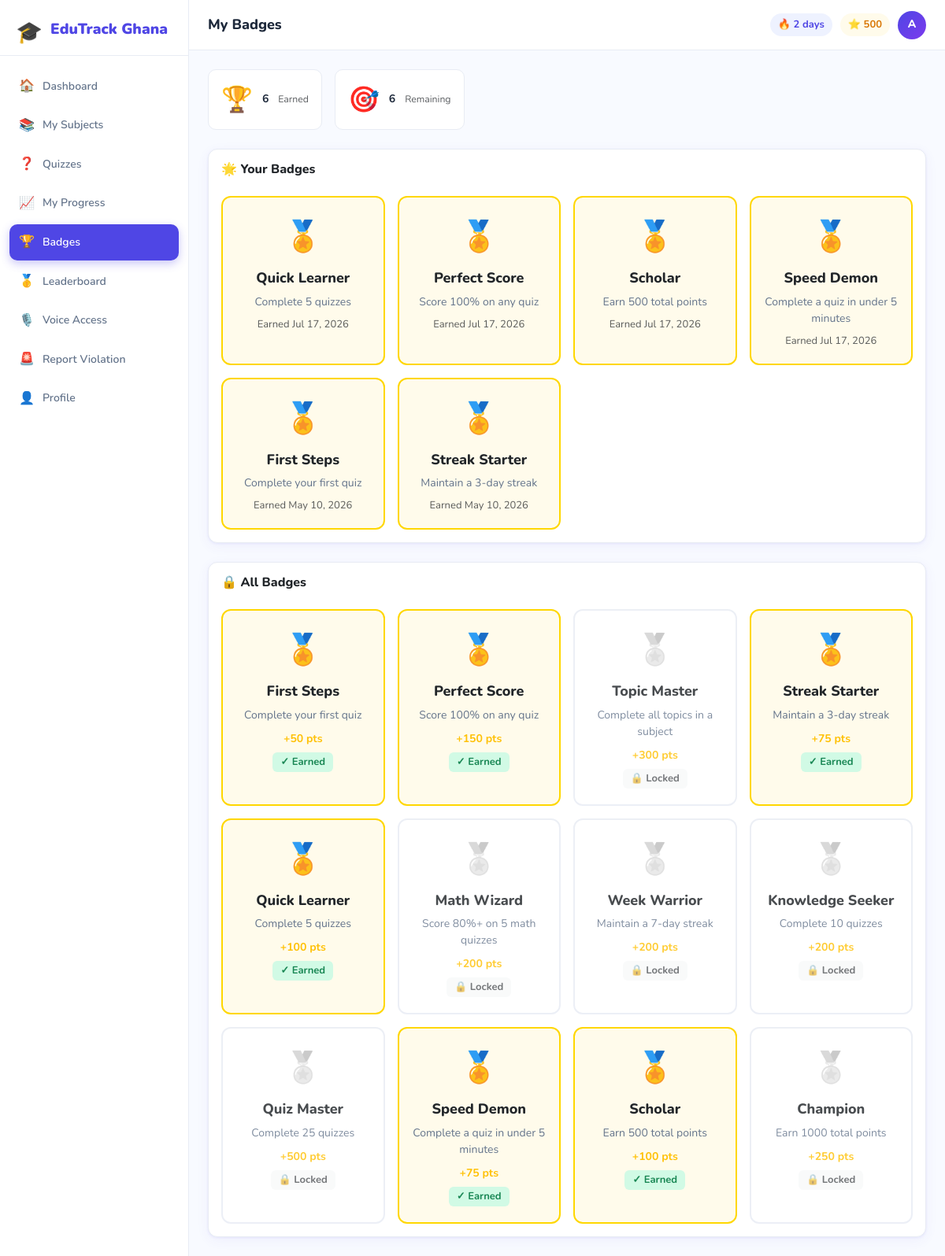
The app's page /student/badges.php (signed in) with its own data.
### tables this page shows
CREATE TABLE `students` (
  `id` int(11) NOT NULL AUTO_INCREMENT,
  `school_id` int(11) NOT NULL DEFAULT 1,
  `teacher_id` int(11) DEFAULT NULL,
  `full_name` varchar(150) NOT NULL,
  `email` varchar(150) NOT NULL,
  `password_hash` varchar(255) NOT NULL,
  `student_id` varchar(50) DEFAULT NULL,
  `class_level` enum('JHS1','JHS2','JHS3') DEFAULT 'JHS1',
  `gender` enum('Male','Female','Other') DEFAULT 'Male',
  `date_of_birth` date DEFAULT NULL,
  `avatar` varchar(255) DEFAULT NULL,
  `learning_style` enum('visual','auditory','kinesthetic','reading') DEFAULT 'visual',
  `difficulty_level` enum('beginner','intermediate','advanced') DEFAULT 'beginner',
  `total_points` int(11) DEFAULT 0,
  `current_streak` int(11) DEFAULT 0,
  `longest_streak` int(11) DEFAULT 0,
  `last_activity_date` date DEFAULT NULL,
  `is_active` tinyint(1) DEFAULT 1,
  `last_login` datetime DEFAULT NULL,
  `login_count` int(11) DEFAULT 0,
  `created_at` timestamp NOT NULL DEFAULT current_timestamp(),
  `updated_at` timestamp NOT NULL DEFAULT current_timestamp() ON UPDATE current_timestamp(),
  `must_change_password` tinyint(1) DEFAULT 0,
  `parent_name` varchar(255) DEFAULT NULL,
  `parent_email` varchar(255) DEFAULT NULL,
  `parent_phone` varchar(50) DEFAULT NULL,
  PRIMARY KEY (`id`),
  UNIQUE KEY `email` (`email`),
  KEY `fk_student_school` (`school_id`),
  KEY `fk_student_teacher` (`teacher_id`),
  CONSTRAINT `fk_student_school` FOREIGN KEY (`school_id`) REFERENCES `schools` (`id`),
  CONSTRAINT `fk_student_teacher` FOREIGN KEY (`teacher_id`) REFERENCES `teachers` (`id`) ON DELETE SET NULL ON UPDATE SET NULL
);

CREATE TABLE `student_badges` (
  `id` int(11) NOT NULL AUTO_INCREMENT,
  `student_id` int(11) NOT NULL,
  `badge_id` int(11) NOT NULL,
  `earned_at` timestamp NOT NULL DEFAULT current_timestamp(),
  PRIMARY KEY (`id`),
  UNIQUE KEY `uniq_student_badge` (`student_id`,`badge_id`),
  KEY `fk_sb_student` (`student_id`),
  KEY `fk_sb_badge` (`badge_id`),
  CONSTRAINT `fk_sb_badge` FOREIGN KEY (`badge_id`) REFERENCES `badges` (`id`),
  CONSTRAINT `fk_sb_student` FOREIGN KEY (`student_id`) REFERENCES `students` (`id`)
);

CREATE TABLE `badges` (
  `id` int(11) NOT NULL AUTO_INCREMENT,
  `name` varchar(100) NOT NULL,
  `description` varchar(255) NOT NULL,
  `icon` varchar(50) DEFAULT 'award',
  `color` varchar(20) DEFAULT '#FFD700',
  `criteria_type` varchar(50) NOT NULL,
  `criteria_value` int(11) DEFAULT 1,
  `points_reward` int(11) DEFAULT 50,
  `created_at` timestamp NOT NULL DEFAULT current_timestamp(),
  PRIMARY KEY (`id`)
);

### auth/auth.php (called while the page is built, shortened)
<?php
require_once __DIR__ . '/../config/db.php';
function isLoggedIn(): bool {
    return isset($_SESSION['user_id']) && isset($_SESSION['user_type']);
}
function getCurrentUser(): ?array {
    $table = match ($_SESSION['user_type']) {
        'admin' => 'admins',
        'teacher' => 'teachers',
        default => 'students',
    };
    return dbRow("SELECT * FROM $table WHERE id = ?", [$_SESSION['user_id']]);
}

### config/db.php (called while the page is built, shortened)
<?php
function getDB(): PDO {
    static $pdo = null;
    if ($pdo === null) {
        try {
            $dsn = "mysql:host=" . DB_HOST . ";dbname=" . DB_NAME . ";charset=" . DB_CHARSET;
            $options = [
                PDO::ATTR_ERRMODE            => PDO::ERRMODE_EXCEPTION,
                PDO::ATTR_DEFAULT_FETCH_MODE => PDO::FETCH_ASSOC,
                PDO::ATTR_EMULATE_PREPARES   => false,
            ];
            $pdo = new PDO($dsn, DB_USER, DB_PASS, $options);
        } catch (PDOException $exception) {
            error_log('EduTrack database connection failed: ' . $exception->getMessage());
            http_response_code(500);
            exit('Database connection unavailable.');
        }
    }
    return $pdo;
}
function dbQuery(string $sql, array $params = []): \PDOStatement {
    $stmt = getDB()->prepare($sql);
    $stmt->execute($params);
    return $stmt;
}
function dbRow(string $sql, array $params = []): ?array {
    return dbQuery($sql, $params)->fetch() ?: null;
}
function dbRows(string $sql, array $params = []): array {
    return dbQuery($sql, $params)->fetchAll();
}

### student/badges.php (the view, shortened to what this page needs)
<?php
require_once __DIR__ . '/../auth/auth.php';
$studentId = $_SESSION['user_id'];
$earnedBadges = dbRows(
    "SELECT b.*, sb.earned_at FROM student_badges sb
     JOIN badges b ON sb.badge_id = b.id
     WHERE sb.student_id = ? ORDER BY sb.earned_at DESC",
    [$studentId]
);
$allBadges = dbRows("SELECT * FROM badges ORDER BY criteria_value");
$earnedIds = array_column($earnedBadges, 'id');
$pageTitle = 'My Badges';
$activeNav = 'badges';
require_once __DIR__ . '/../includes/header.php';
?>
<div class="mb-4">
    <div class="d-flex align-items-center gap-3">
        <div class="stat-card-sm">
            <span style="font-size:2rem">🏆</span>
            <strong><?= count($earnedBadges) ?></strong>
            <span class="text-muted small">Earned</span>
        </div>
        <div class="stat-card-sm">
            <span style="font-size:2rem">🎯</span>
            <strong><?= count($allBadges) - count($earnedBadges) ?></strong>
            <span class="text-muted small">Remaining</span>
        </div>
    </div>
</div>
<?php if (!empty($earnedBadges)): ?>
<div class="card edu-card mb-4">
    <div class="card-body">
        <h5 class="card-title mb-4">🌟 Your Badges</h5>
        <div class="badges-grid">
            <?php foreach ($earnedBadges as $badge): ?>
            <div class="badge-card earned">
                <div class="badge-icon-lg" style="color:<?= $badge['color'] ?>">🏅</div>
                <div class="badge-name-lg"><?= htmlspecialchars($badge['name']) ?></div>
                <div class="badge-desc"><?= htmlspecialchars($badge['description']) ?></div>
                <div class="badge-date text-muted small">
                    Earned <?= date('M d, Y', strtotime($badge['earned_at'])) ?>
                </div>
            </div>
            <?php endforeach; ?>
        </div>
    </div>
</div>
<?php endif; ?>
<div class="card edu-card">
    <div class="card-body">
        <h5 class="card-title mb-4">🔒 All Badges</h5>
        <div class="badges-grid">
            <?php foreach ($allBadges as $badge): ?>
            <?php $earned = in_array($badge['id'], $earnedIds); ?>
            <div class="badge-card <?= $earned ? 'earned' : 'locked' ?>">
                <div class="badge-icon-lg" style="<?= $earned ? 'color:'.$badge['color'] : 'filter:grayscale(1);opacity:0.4' ?>">🏅</div>
                <div class="badge-name-lg"><?= htmlspecialchars($badge['name']) ?></div>
                <div class="badge-desc"><?= htmlspecialchars($badge['description']) ?></div>
                <div class="badge-reward text-warning small">+<?= $badge['points_reward'] ?> pts</div>
                <?php if ($earned): ?>
                    <span class="badge bg-success-soft text-success">✓ Earned</span>
                <?php else: ?>
                    <span class="badge bg-light text-muted">🔒 Locked</span>
                <?php endif; ?>
            </div>
            <?php endforeach; ?>
        </div>
    </div>
</div>
<?php require_once __DIR__ . '/../includes/footer.php'; ?>

### includes/header.php (shortened to what this page needs)
<?php
$user = getCurrentUser();
$userType = $_SESSION['user_type'] ?? 'student';
?>
<!DOCTYPE html>
<html lang="en">
<head>
    <link href="https://cdn.jsdelivr.net/npm/bootstrap@5.3.2/dist/css/bootstrap.min.css" rel="stylesheet">
    <link href="<?= BASE_URL ?>/assets/css/style.css?v=<?= filemtime(__DIR__ . '/../assets/css/style.css') ?>" rel="stylesheet">
</head>
<body class="dashboard-body">
<div class="sidebar" id="sidebar">
    <div class="sidebar-brand">
        <span class="logo-icon" aria-hidden="true">🎓</span>
        <span class="logo-text">EduTrack Ghana</span>
    </div>
    <?php if ($userType === 'student'): ?>
    <nav class="sidebar-nav">
        <a href="<?= BASE_URL ?>/student/dashboard.php"
           class="nav-item <?= ($activeNav??'')==='dashboard'?'active':'' ?>">
            <span class="nav-icon">🏠</span> Dashboard
        </a>
        <a href="<?= BASE_URL ?>/student/subjects.php"
           class="nav-item <?= ($activeNav??'')==='subjects'?'active':'' ?>">
            <span class="nav-icon">📚</span> My Subjects
        </a>
        <a href="<?= BASE_URL ?>/student/quizzes.php"
           class="nav-item <?= ($activeNav??'')==='quizzes'?'active':'' ?>">
            <span class="nav-icon">❓</span> Quizzes
        </a>
        <a href="<?= BASE_URL ?>/student/progress.php"
           class="nav-item <?= ($activeNav??'')==='progress'?'active':'' ?>">
            <span class="nav-icon">📈</span> My Progress
        </a>
        <a href="<?= BASE_URL ?>/student/badges.php"
           class="nav-item <?= ($activeNav??'')==='badges'?'active':'' ?>">
            <span class="nav-icon">🏆</span> Badges
        </a>
        <a href="<?= BASE_URL ?>/student/leaderboard.php"
           class="nav-item <?= ($activeNav??'')==='leaderboard'?'active':'' ?>">
            <span class="nav-icon">🥇</span> Leaderboard
        </a>
        <a href="<?= BASE_URL ?>/student/accessibility.php"
           class="nav-item <?= ($activeNav??'')==='accessibility'?'active':'' ?>">
            <span class="nav-icon">🎙️</span> Voice Access
        </a>
        <a href="<?= BASE_URL ?>/student/report_violation.php"
           class="nav-item <?= ($activeNav??'')==='report_violation'?'active':'' ?>">
            <span class="nav-icon">🚨</span> Report Violation
        </a>
        <a href="<?= BASE_URL ?>/student/profile.php"
           class="nav-item <?= ($activeNav??'')==='profile'?'active':'' ?>">
            <span class="nav-icon">👤</span> Profile
        </a>
    </nav>
    <?php endif; ?>
</div>
<div class="main-content" id="mainContent">
    <div class="topbar">
        <div class="topbar-title">
            <?= htmlspecialchars($pageTitle ?? 'Dashboard') ?>
        </div>
        <div class="topbar-right">
            <?php if ($userType === 'student' && $user): ?>
                <div class="streak-badge" title="Current streak">
                    🔥 <?= (int)$user['current_streak'] ?> days
                </div>
                <div class="points-badge" title="Total points">
                    ⭐ <?= number_format($user['total_points']) ?>
                </div>
            <?php endif; ?>
            <div class="dropdown user-menu">
                <button class="user-avatar-top user-avatar-button dropdown-toggle"
                        type="button"
                        data-bs-toggle="dropdown"
                        data-bs-auto-close="outside"
                        aria-expanded="false"
                        aria-label="Open account menu">
                    <?= strtoupper(substr($user['full_name'] ?? 'U', 0, 1)) ?>
                </button>
            </div>
        </div>
    </div>
    <div class="page-content">

### assets/css/style.css (style rules this page uses)
:root { --primary: #4F46E5; --primary-light: #818CF8; --primary-soft: #EEF2FF; --secondary: #7C3AED; --accent: #EC4899; --success: #10B981; --warning: #F59E0B; --danger: #EF4444; --info: #0EA5E9; --bg: #F8FAFF; --surface: #FFFFFF; --border: #E8ECF4; --text: #1E293B; --text-muted: #64748B; --sidebar-w: 240px; --topbar-h: 64px; --radius: 12px; --shadow: 0 1px 3px rgba(79,70,229,.08), 0 4px 16px rgba(79,70,229,.06); --shadow-lg: 0 8px 32px rgba(79,70,229,.12); }
*, *::before, *::after { box-sizing: border-box; }
body { font-family: 'Nunito', sans-serif; background: var(--bg); color: var(--text); margin: 0; font-size: 14px; line-height: 1.6; }
a { text-decoration: none; color: var(--primary); }
.logo-icon { font-size: 32px; }
.logo-text { font-size: 24px; font-weight: 900; color: white; }
.dashboard-body { overflow-x: hidden; }
.sidebar { position: fixed; left: 0; top: 0; bottom: 0; width: var(--sidebar-w); background: var(--surface); border-right: 1px solid var(--border); display: flex; flex-direction: column; z-index: 1000; transition: transform .3s ease; }
.sidebar-brand { padding: 20px 20px 16px; display: flex; align-items: center; gap: 10px; border-bottom: 1px solid var(--border); }
.sidebar-brand .logo-icon { width: 34px; height: 34px; display: grid; place-items: center; font-size: 27px; color: var(--primary); }
.sidebar-brand .logo-text { font-size: 19px; font-weight: 900; color: var(--primary); }
.sidebar-nav { flex: 1; padding: 16px 12px; overflow-y: auto; }
.nav-item { display: flex; align-items: center; gap: 10px; padding: 10px 12px; border-radius: 10px; color: var(--text-muted); font-weight: 600; font-size: 14px; margin-bottom: 4px; transition: all .2s; cursor: pointer; }
.nav-item.active { background: var(--primary); color: white; box-shadow: 0 4px 12px rgba(79,70,229,.3); }
.nav-icon { font-size: 16px; min-width: 20px; text-align: center; }
.main-content { margin-left: var(--sidebar-w); min-height: 100vh; transition: margin .3s ease; }
.topbar { height: var(--topbar-h); background: var(--surface); border-bottom: 1px solid var(--border); display: flex; align-items: center; padding: 0 24px; gap: 16px; position: sticky; top: 0; z-index: 100; }
.topbar-title { font-weight: 800; font-size: 18px; flex: 1; }
.topbar-right { display: flex; align-items: center; gap: 10px; }
.streak-badge, .points-badge { background: var(--primary-soft); color: var(--primary); padding: 4px 10px; border-radius: 20px; font-weight: 700; font-size: 13px; }
.points-badge { background: #FFFBEB; color: #D97706; }
.user-avatar-top { width: 36px; height: 36px; border-radius: 50%; background: linear-gradient(135deg, var(--primary), var(--secondary)); color: white; display: flex; align-items: center; justify-content: center; font-weight: 800; font-size: 14px; }
.user-avatar-button { border: 0; padding: 0; cursor: pointer; box-shadow: 0 0 0 3px transparent; transition: box-shadow .2s ease, transform .2s ease; }
.user-avatar-button::after { display: none; }
.page-content { width: 100%; padding: 24px; max-width: 1400px; margin: 0 auto; }
.edu-card { border: 1px solid var(--border) !important; border-radius: var(--radius) !important; box-shadow: var(--shadow) !important; }
.card-title { font-weight: 800; font-size: 16px; }
.stat-card-sm { display: flex; align-items: center; gap: 12px; background: white; border: 1px solid var(--border); border-radius: 10px; padding: 12px 16px; }
.badges-grid { display: grid; grid-template-columns: repeat(auto-fill, minmax(180px, 1fr)); gap: 16px; }
.badge-card { text-align: center; padding: 20px 14px; border: 2px solid var(--border); border-radius: 12px; transition: all .2s; }
.badge-card.earned { border-color: #FFD700; background: #FFFBEB; }
.badge-card.locked { opacity: 0.82; }
.badge-icon-lg { font-size: 38px; margin-bottom: 10px; }
.badge-name-lg { font-weight: 800; font-size: 18px; line-height: 1.3; margin-bottom: 7px; }
.badge-desc { font-size: 14px; line-height: 1.5; color: var(--text-muted); margin-bottom: 9px; }
.badge-date { font-size: 13px !important; line-height: 1.4; }
.badge-reward { font-size: 14px !important; font-weight: 700; margin-bottom: 6px; }
.badge-card > .badge { font-size: 13px; padding: 6px 10px; }
.bg-success-soft { background: #D1FAE5 !important; }

### records on screen
students: current_streak "2", total_points "500", full_name "A"
student_badges: badge.name "Quick Learner", badge.description "Complete 5 quizzes", earned_at "Jul 17, 2026"
student_badges: badge.name "Perfect Score", badge.description "Score 100% on any quiz", earned_at "Jul 17, 2026"
student_badges: badge.name "Scholar", badge.description "Earn 500 total points", earned_at "Jul 17, 2026"
student_badges: badge.name "Speed Demon", badge.description "Complete a quiz in under 5 minutes", earned_at "Jul 17, 2026"
student_badges: badge.name "First Steps", badge.description "Complete your first quiz", earned_at "May 10, 2026"
student_badges: badge.name "Streak Starter", badge.description "Maintain a 3-day streak", earned_at "May 10, 2026"
badges: name "First Steps", description "Complete your first quiz", points_reward "50", shows "✓ Earned"
badges: name "Perfect Score", description "Score 100% on any quiz", points_reward "150", shows "✓ Earned"
badges: name "Topic Master", description "Complete all topics in a subject", points_reward "300", shows "🔒 Locked"
badges: name "Streak Starter", description "Maintain a 3-day streak", points_reward "75", shows "✓ Earned"
badges: name "Quick Learner", description "Complete 5 quizzes", points_reward "100", shows "✓ Earned"
badges: name "Math Wizard", description "Score 80%+ on 5 math quizzes", points_reward "200", shows "🔒 Locked"
badges: name "Week Warrior", description "Maintain a 7-day streak", points_reward "200", shows "🔒 Locked"
badges: name "Knowledge Seeker", description "Complete 10 quizzes", points_reward "200", shows "🔒 Locked"
badges: name "Quiz Master", description "Complete 25 quizzes", points_reward "500", shows "🔒 Locked"
badges: name "Speed Demon", description "Complete a quiz in under 5 minutes", points_reward "75", shows "✓ Earned"
badges: name "Scholar", description "Earn 500 total points", points_reward "100", shows "✓ Earned"
badges: name "Champion", description "Earn 1000 total points", points_reward "250", shows "🔒 Locked"

### other values on screen
$pageTitle "My Badges"
count($earnedBadges) "6"
count($allBadges) - count($earnedBadges) "6"
